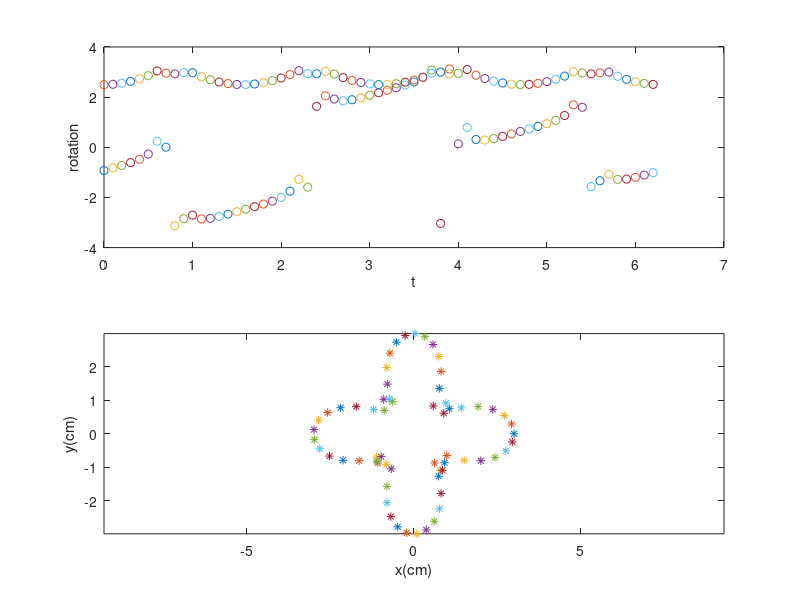

The MATLAB source for this figure:
l1=5; l2=4;
for t=0:0.1:2*pi
    x = 3*cos(2*t)*cos(t);
    y = 3*cos(2*t)*sin(t);
    c2 = (x^2+y^2-l1^2-l2^2)/(2*l1*l2);
    s2 = sqrt(abs(1-c2^2));
    t2 = atan2(s2,c2);
    c1 = x*(l1+l2*c2)+y*l2*s2;
    s1 = y*(l1+l2*c2)-x*l2*s2;
    t1 = atan2(s1,c1);
    Px = l1*cos(t1)+l2*cos(t1+t2);
    Py = l1*sin(t1)+l2*sin(t1+t2);
    subplot(2,1,1);
    plot(t,t1,'--o',t,t2,'-o');
    pause(0.01);
    xlabel('t');
    ylabel('rotation');
    hold on;
    subplot(2,1,2);
    plot(Px,Py,'*');
    xlabel('x(cm)');
    ylabel('y(cm)');
    pause(0.01);
    hold on;
    axis equal;
end